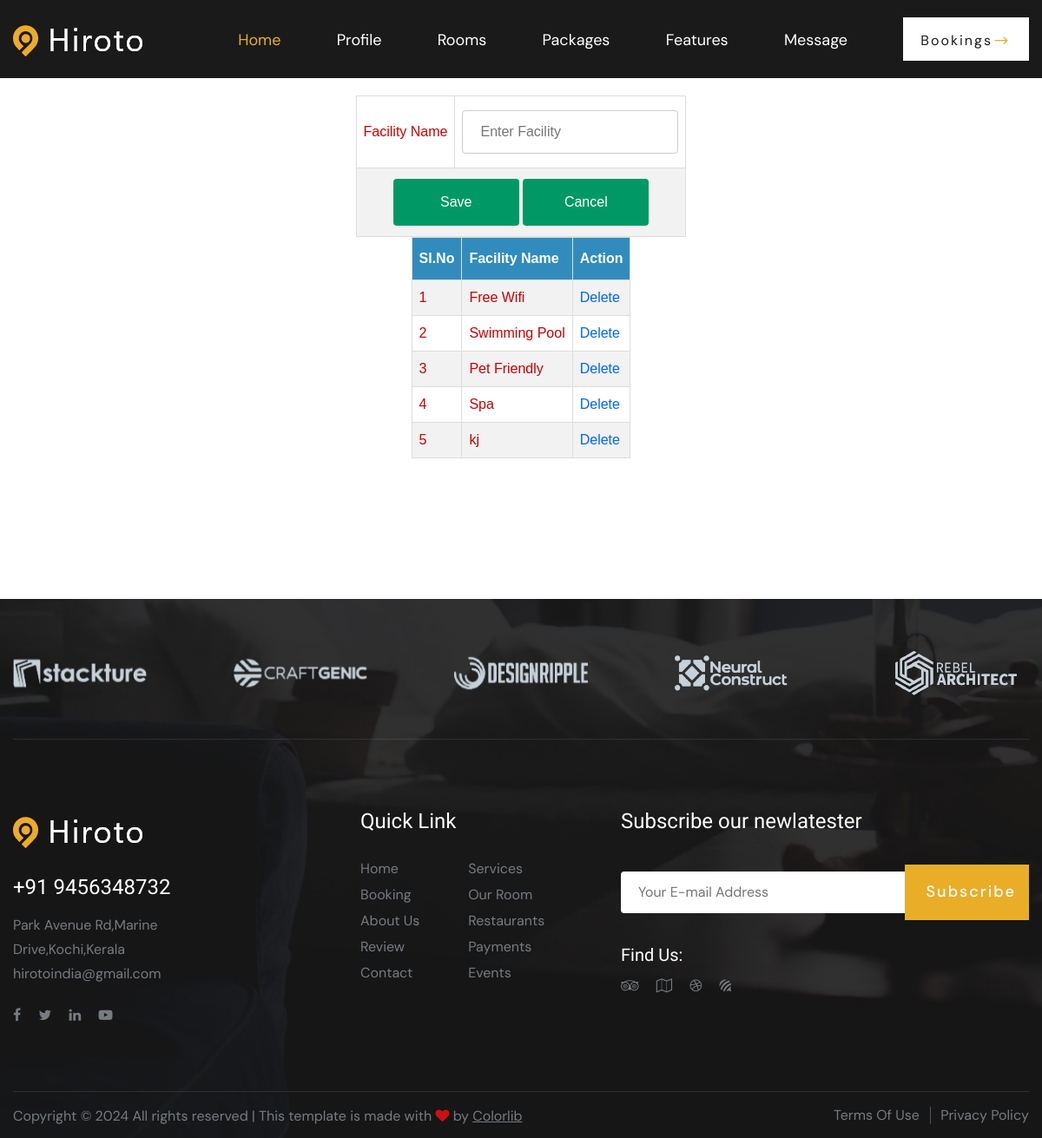
The app's page /Hotel/HotelFacilities/ (signed in) with its own data.
### Hotel/models.py (models this page shows)
class tbl_hotelfacility(models.Model):
    hotelfacility_name=models.CharField(max_length=50)
    hotel =models.ForeignKey(tbl_newhotel,on_delete=models.CASCADE)

### Hotel/views.py (the view)
# urls.py: path('HotelFacilities/', views.HotelFacilitiesInsertSelect,name="HotelFacilitiesInsertSelect"),
def HotelFacilitiesInsertSelect(request):
    data=tbl_hotelfacility.objects.filter(hotel=request.session["hid"])
    hotelid=tbl_newhotel.objects.get(id=request.session["hid"])
    if request.method=="POST":
        hotelid=tbl_newhotel.objects.get(id=request.session["hid"])
        facilityname=request.POST.get('txtfacility')
        tbl_hotelfacility.objects.create(hotelfacility_name=facilityname,hotel=hotelid)
        return redirect("Hotel:HotelFacilitiesInsertSelect")
    else:
        return render(request,"Hotel/HotelFacilities.html",{'data':data})

### Hotel/Templates/Hotel/HotelFacilities.html (shortened to what this page needs)
{% extends 'Hotel/Header.html' %}
{% load static %}
{% block content %}
<!DOCTYPE html>
<html lang="en">
<head>
</head>
<body>
    <form method="POST">
        <table align="center">
                <tr>
                    <td>Facility Name</td>
                    <td><input type="text" name="txtfacility" placeholder="Enter Facility" required value="{{editdata.hotelfacility_name}}"></td>
                </tr>
                <tr>
                <td colspan="2" align="center">
                    <input type="submit" name="btnsubmit" value="Save">
                    <input type="reset" name="btncancel" value="Cancel">
                </td>
            </tr>
        </table>
    </form>
    <table border="1" align="center" cellpadding="10">
        <tr>
            <th>Sl.No</th>
            <th>Facility Name</th>
            <th>Action</th>
        </tr>
        {% for i in data %}
        <tr>
            <td>{{forloop.counter}}</td>
            <td>{{i.hotelfacility_name}}</td>
            <td><a href="{% url 'Hotel:delHotelFacilities' i.id %}">Delete</a></td>
        </tr>
        {% endfor %}
    </table>
</body>
</html>
{% endblock content %}

### Guest/static/Mains/css/style.css (style rules this page uses)
html, body { height: 100%; font-family: "DM Sans", sans-serif; -webkit-font-smoothing: antialiased; }

### Guest/static/Form.css (style rules this page uses)
#tab td, #tab th { border: 1px solid #ddd; padding: 8px; color: #C00; }
#tab a { color:#06F; }
#tab tr:nth-child(even) { background-color: #f2f2f2; }
#tab th { padding-top: 12px; padding-bottom: 12px; text-align: left; background-color: #318CBD; color: white; }
input[type=text],[type=password],[type=email],[type=date], select { width: 100%; padding: 12px 20px; margin: 8px 0; display: inline-block; border: 1px solid #ccc; border-radius: 4px; box-sizing: border-box; }
input[type=submit] { width: 40%; background-color: #096; color: white; padding: 15px; margin: 4px 0; border: none; border-radius: 4px; cursor: pointer; }
input[type=reset] { width: 40%; background-color: #096; color: white; padding: 15px; margin: 4px 0; border: none; border-radius: 4px; cursor: pointer; }

### records on screen
tbl_hotelfacility: hotelfacility_name "Free Wifi"
tbl_hotelfacility: hotelfacility_name "Swimming Pool"
tbl_hotelfacility: hotelfacility_name "Pet Friendly"
tbl_hotelfacility: hotelfacility_name "Spa"
tbl_hotelfacility: hotelfacility_name "kj"
